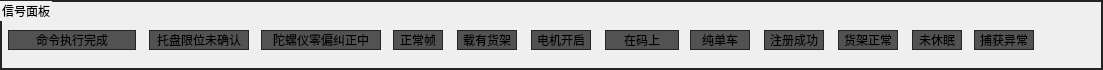
     <widget class="QGroupBox" name="groupBox_8">
      <property name="geometry">
       <rect>
        <x>330</x>
        <y>4</y>
        <width>1103</width>
        <height>70</height>
       </rect>
      </property>
      <property name="styleSheet">
       <string notr="true">QGroupBox {
  border: 1.5px solid rgb(36, 36, 36);
}
QLabel {
  background: rgb(82, 82, 82);

}</string>
      </property>
      <property name="title">
       <string>信号面板</string>
      </property>
      <widget class="QLabel" name="label_Command_Mode">
       <property name="geometry">
        <rect>
         <x>8</x>
         <y>30</y>
         <width>128</width>
         <height>20</height>
        </rect>
       </property>
       <property name="styleSheet">
        <string notr="true">border: 1px solid rgb(36, 36, 36);        background: rgb(82, 82, 82);
</string>
       </property>
       <property name="text">
        <string>命令执行完成</string>
       </property>
       <property name="alignment">
        <set>Qt::AlignCenter</set>
       </property>
      </widget>
      <widget class="QLabel" name="label_salver">
       <property name="geometry">
        <rect>
         <x>149</x>
         <y>30</y>
         <width>100</width>
         <height>20</height>
        </rect>
       </property>
       <property name="styleSheet">
        <string notr="true">border: 1px solid rgb(36, 36, 36); </string>
       </property>
       <property name="text">
        <string>托盘限位未确认</string>
       </property>
       <property name="alignment">
        <set>Qt::AlignCenter</set>
       </property>
      </widget>
      <widget class="QLabel" name="label_gyroscope">
       <property name="geometry">
        <rect>
         <x>261</x>
         <y>30</y>
         <width>120</width>
         <height>20</height>
        </rect>
       </property>
       <property name="styleSheet">
        <string notr="true">border: 1px solid rgb(36, 36, 36); </string>
       </property>
       <property name="text">
        <string>陀螺仪零偏纠正中</string>
       </property>
       <property name="alignment">
        <set>Qt::AlignCenter</set>
       </property>
      </widget>
      <widget class="QLabel" name="label_13">
       <property name="geometry">
        <rect>
         <x>393</x>
         <y>30</y>
         <width>50</width>
         <height>20</height>
        </rect>
       </property>
       <property name="styleSheet">
        <string notr="true">border: 1px solid rgb(36, 36, 36); </string>
       </property>
       <property name="text">
        <string>正常帧</string>
       </property>
       <property name="alignment">
        <set>Qt::AlignCenter</set>
       </property>
      </widget>
      <widget class="QLabel" name="label_shelves">
       <property name="geometry">
        <rect>
         <x>457</x>
         <y>30</y>
         <width>60</width>
         <height>20</height>
        </rect>
       </property>
       <property name="styleSheet">
        <string notr="true">border: 1px solid rgb(36, 36, 36); </string>
       </property>
       <property name="text">
        <string>载有货架</string>
       </property>
       <property name="alignment">
        <set>Qt::AlignCenter</set>
       </property>
      </widget>
      <widget class="QLabel" name="label_Motor_switch">
       <property name="geometry">
        <rect>
         <x>531</x>
         <y>30</y>
         <width>60</width>
         <height>20</height>
        </rect>
       </property>
       <property name="styleSheet">
        <string notr="true">border: 1px solid rgb(36, 36, 36); </string>
       </property>
       <property name="text">
        <string>电机开启</string>
       </property>
       <property name="alignment">
        <set>Qt::AlignCenter</set>
       </property>
      </widget>
      <widget class="QLabel" name="label_code">
       <property name="geometry">
        <rect>
         <x>605</x>
         <y>30</y>
         <width>74</width>
         <height>20</height>
        </rect>
       </property>
       <property name="styleSheet">
        <string notr="true">border: 1px solid rgb(36, 36, 36); </string>
       </property>
       <property name="text">
        <string>在码上</string>
       </property>
       <property name="alignment">
        <set>Qt::AlignCenter</set>
       </property>
      </widget>
      <widget class="QLabel" name="label_9">
       <property name="geometry">
        <rect>
         <x>690</x>
         <y>30</y>
         <width>60</width>
         <height>20</height>
        </rect>
       </property>
       <property name="styleSheet">
        <string notr="true">border: 1px solid rgb(36, 36, 36); </string>
       </property>
       <property name="text">
        <string>纯单车</string>
       </property>
       <property name="alignment">
        <set>Qt::AlignCenter</set>
       </property>
      </widget>
      <widget class="QLabel" name="label_10">
       <property name="geometry">
        <rect>
         <x>764</x>
         <y>30</y>
         <width>60</width>
         <height>20</height>
        </rect>
       </property>
       <property name="styleSheet">
        <string notr="true">border: 1px solid rgb(36, 36, 36); </string>
       </property>
       <property name="text">
        <string>注册成功</string>
       </property>
       <property name="alignment">
        <set>Qt::AlignCenter</set>
       </property>
      </widget>
      <widget class="QLabel" name="label_17">
       <property name="geometry">
        <rect>
         <x>838</x>
         <y>30</y>
         <width>60</width>
         <height>20</height>
        </rect>
       </property>
       <property name="styleSheet">
        <string notr="true">border: 1px solid rgb(36, 36, 36); </string>
       </property>
       <property name="text">
        <string>货架正常</string>
       </property>
       <property name="alignment">
        <set>Qt::AlignCenter</set>
       </property>
      </widget>
      <widget class="QLabel" name="label_18">
       <property name="geometry">
        <rect>
         <x>912</x>
         <y>30</y>
         <width>50</width>
         <height>20</height>
        </rect>
       </property>
       <property name="styleSheet">
        <string notr="true">border: 1px solid rgb(36, 36, 36); </string>
       </property>
       <property name="text">
        <string>未休眠</string>
       </property>
       <property name="alignment">
        <set>Qt::AlignCenter</set>
       </property>
      </widget>
      <widget class="QLabel" name="label_11">
       <property name="geometry">
        <rect>
         <x>974</x>
         <y>30</y>
         <width>60</width>
         <height>20</height>
        </rect>
       </property>
       <property name="styleSheet">
        <string notr="true">border: 1px solid rgb(36, 36, 36); </string>
       </property>
       <property name="text">
        <string>捕获异常</string>
       </property>
       <property name="alignment">
        <set>Qt::AlignCenter</set>
       </property>
      </widget>
     </widget>
